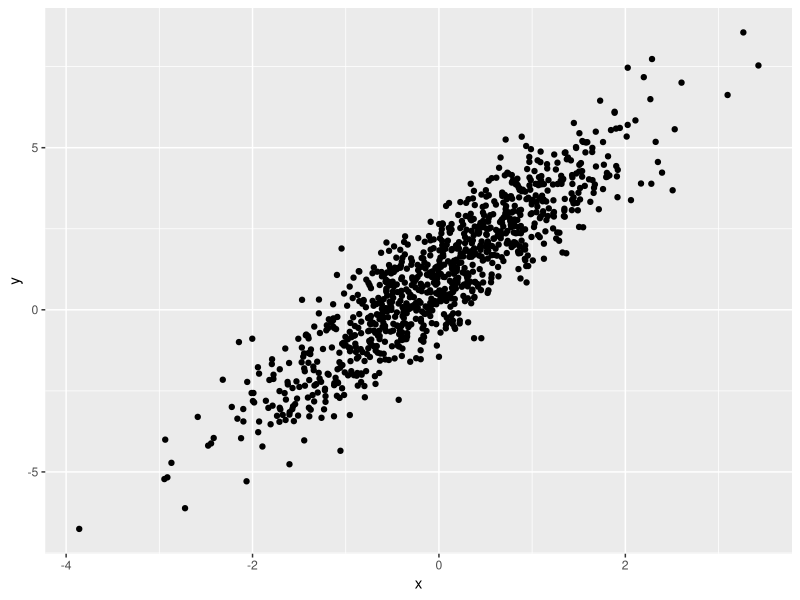
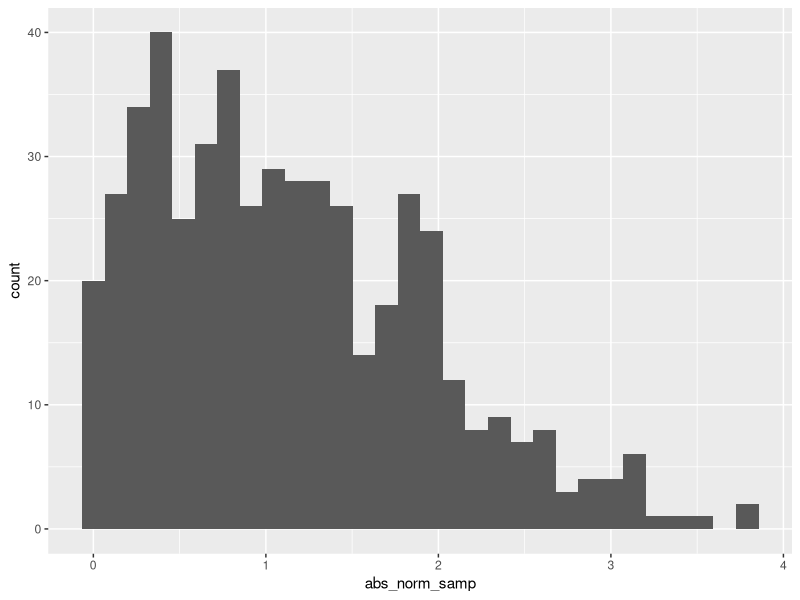

Source code (R) for these figures, in order:
## ---- chunk 1
## echo=code, eval=running code, message=result
## naming chunk as chunk_library
## Control+Alt+I
## load packages at the very beginning of the rmd.
library(tidyverse)
## ---- chunk 2
samp = rnorm(100)
length(samp)
## ---- chunk 3
plot_df =
  tibble(
    x = rnorm(n = 1000),
    y = 1 + 2*x + rnorm(n = 1000)
  )

ggplot(plot_df, aes(x=x,y=y))+geom_point()
## ---- chunk 4
la_df = tibble(
  norm_samp = rnorm(500, mean = 1),
  norm_samp_pos = norm_samp > 0,
  abs_norm_samp = abs(norm_samp)
)

ggplot(la_df, aes(x = abs_norm_samp)) + geom_histogram()
